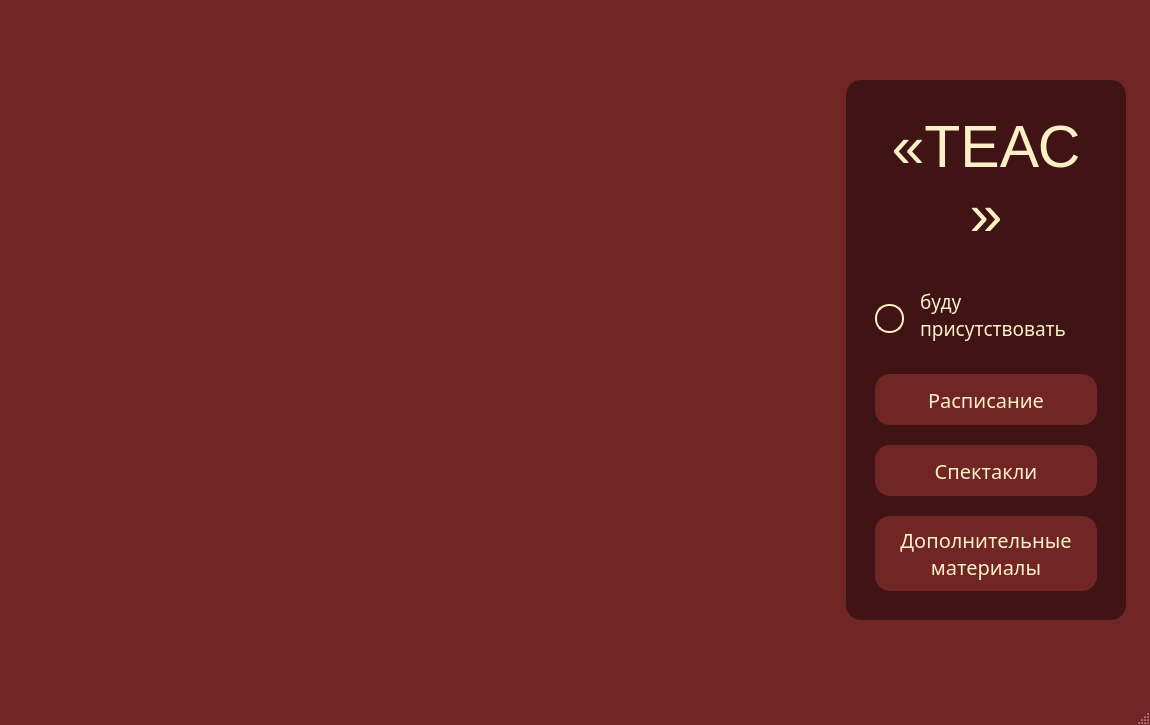
<?xml version="1.0" encoding="UTF-8"?>
<ui version="4.0">
 <class>MainWindow</class>
 <widget class="QMainWindow" name="MainWindow">
  <property name="geometry">
   <rect>
    <x>0</x>
    <y>0</y>
    <width>1150</width>
    <height>725</height>
   </rect>
  </property>
  <property name="sizePolicy">
   <sizepolicy hsizetype="Fixed" vsizetype="Maximum">
    <horstretch>0</horstretch>
    <verstretch>0</verstretch>
   </sizepolicy>
  </property>
  <property name="minimumSize">
   <size>
    <width>1150</width>
    <height>725</height>
   </size>
  </property>
  <property name="maximumSize">
   <size>
    <width>1150</width>
    <height>725</height>
   </size>
  </property>
  <property name="windowTitle">
   <string>MainWindow</string>
  </property>
  <property name="autoFillBackground">
   <bool>false</bool>
  </property>
  <property name="styleSheet">
   <string notr="true">QMainWindow{background-color: rgba(113, 37, 37, 1);}</string>
  </property>
  <property name="tabShape">
   <enum>QTabWidget::Rounded</enum>
  </property>
  <widget class="QWidget" name="centralwidget">
   <property name="layoutDirection">
    <enum>Qt::LeftToRight</enum>
   </property>
   <property name="styleSheet">
    <string notr="true">#centralwidget{
	background-color: rgba(113, 37, 37, 1);
	}</string>
   </property>
   <widget class="QWidget" name="horizontalLayoutWidget">
    <property name="geometry">
     <rect>
      <x>0</x>
      <y>0</y>
      <width>1151</width>
      <height>701</height>
     </rect>
    </property>
    <layout class="QHBoxLayout" name="horizontalLayout_3" stretch="1,0">
     <property name="spacing">
      <number>0</number>
     </property>
     <property name="sizeConstraint">
      <enum>QLayout::SetDefaultConstraint</enum>
     </property>
     <item>
      <widget class="QStackedWidget" name="stackedWidget">
       <property name="sizePolicy">
        <sizepolicy hsizetype="Maximum" vsizetype="Maximum">
         <horstretch>0</horstretch>
         <verstretch>0</verstretch>
        </sizepolicy>
       </property>
       <property name="maximumSize">
        <size>
         <width>800</width>
         <height>639</height>
        </size>
       </property>
       <widget class="QWidget" name="page"/>
       <widget class="QWidget" name="page_2"/>
      </widget>
     </item>
     <item>
      <widget class="QFrame" name="sideBar">
       <property name="sizePolicy">
        <sizepolicy hsizetype="Fixed" vsizetype="Fixed">
         <horstretch>0</horstretch>
         <verstretch>0</verstretch>
        </sizepolicy>
       </property>
       <property name="maximumSize">
        <size>
         <width>280</width>
         <height>540</height>
        </size>
       </property>
       <property name="focusPolicy">
        <enum>Qt::StrongFocus</enum>
       </property>
       <property name="styleSheet">
        <string notr="true">QFrame {
    background-color: rgba(64, 20, 20, 1);
    border-radius: 15px;
}</string>
       </property>
       <property name="frameShape">
        <enum>QFrame::NoFrame</enum>
       </property>
       <property name="frameShadow">
        <enum>QFrame::Raised</enum>
       </property>
       <property name="lineWidth">
        <number>0</number>
       </property>
       <layout class="QHBoxLayout" name="horizontalLayout_2">
        <property name="rightMargin">
         <number>9</number>
        </property>
        <item>
         <layout class="QVBoxLayout" name="verticalLayout" stretch="0,0">
          <property name="spacing">
           <number>30</number>
          </property>
          <property name="sizeConstraint">
           <enum>QLayout::SetMaximumSize</enum>
          </property>
          <property name="leftMargin">
           <number>20</number>
          </property>
          <property name="topMargin">
           <number>20</number>
          </property>
          <property name="rightMargin">
           <number>20</number>
          </property>
          <property name="bottomMargin">
           <number>20</number>
          </property>
          <item>
           <widget class="QTextBrowser" name="logoDisplay">
            <property name="sizePolicy">
             <sizepolicy hsizetype="Fixed" vsizetype="Fixed">
              <horstretch>0</horstretch>
              <verstretch>0</verstretch>
             </sizepolicy>
            </property>
            <property name="maximumSize">
             <size>
              <width>300</width>
              <height>145</height>
             </size>
            </property>
            <property name="layoutDirection">
             <enum>Qt::LeftToRight</enum>
            </property>
            <property name="frameShape">
             <enum>QFrame::NoFrame</enum>
            </property>
            <property name="verticalScrollBarPolicy">
             <enum>Qt::ScrollBarAlwaysOff</enum>
            </property>
            <property name="horizontalScrollBarPolicy">
             <enum>Qt::ScrollBarAlwaysOff</enum>
            </property>
            <property name="html">
             <string>&lt;!DOCTYPE HTML PUBLIC &quot;-//W3C//DTD HTML 4.0//EN&quot; &quot;http://www.w3.org/TR/REC-html40/strict.dtd&quot;&gt;
&lt;html&gt;&lt;head&gt;&lt;meta name=&quot;qrichtext&quot; content=&quot;1&quot; /&gt;&lt;style type=&quot;text/css&quot;&gt;
p, li { white-space: pre-wrap; }
&lt;/style&gt;&lt;/head&gt;&lt;body style=&quot; font-family:'MS Shell Dlg 2'; font-size:8.25pt; font-weight:400; font-style:normal;&quot;&gt;
&lt;p align=&quot;center&quot; style=&quot; margin-top:0px; margin-bottom:0px; margin-left:0px; margin-right:0px; -qt-block-indent:0; text-indent:0px;&quot;&gt;&lt;span style=&quot; font-family:'Martian Mono Condensed'; font-size:44pt; color:#fdefc8;&quot;&gt;«ТЕАС»&lt;/span&gt;&lt;/p&gt;
&lt;p align=&quot;center&quot; style=&quot; margin-top:0px; margin-bottom:0px; margin-left:0px; margin-right:0px; -qt-block-indent:0; text-indent:0px;&quot;&gt;&lt;span style=&quot; font-family:'Martian Mono Condensed'; font-size:14pt; color:#fdefc8;&quot;&gt;театральная студия&lt;/span&gt;&lt;/p&gt;
&lt;p align=&quot;center&quot; style=&quot;-qt-paragraph-type:empty; margin-top:0px; margin-bottom:0px; margin-left:0px; margin-right:0px; -qt-block-indent:0; text-indent:0px; font-family:'Martian Mono Condensed'; font-size:20pt; color:#fdefc8;&quot;&gt;&lt;br /&gt;&lt;/p&gt;&lt;/body&gt;&lt;/html&gt;</string>
            </property>
           </widget>
          </item>
          <item>
           <layout class="QVBoxLayout" name="verticalLayout_2" stretch="0,1,1,1">
            <property name="spacing">
             <number>20</number>
            </property>
            <property name="sizeConstraint">
             <enum>QLayout::SetFixedSize</enum>
            </property>
            <item>
             <layout class="QHBoxLayout" name="horizontalLayout">
              <property name="spacing">
               <number>0</number>
              </property>
              <property name="sizeConstraint">
               <enum>QLayout::SetDefaultConstraint</enum>
              </property>
              <item>
               <widget class="QRadioButton" name="partCheck">
                <property name="styleSheet">
                 <string notr="true">QRadioButton {
                color: rgba(0, 0, 0, 0);
                font-size: 14px;
                spacing: 12px;
				border-radius: 15px;
            }
            QRadioButton::indicator {
                width: 25px;
                height: 25px;
                border-radius: 14px;
            }
            QRadioButton::indicator:unchecked {
                border: 2px solid #FDEFC8;
                background-color: rgba(64, 20, 20, 1);
            }
            QRadioButton::indicator:checked {
                border: 2px solid #FDEFC8;
                background-color: #FDEFC8;
            }</string>
                </property>
                <property name="text">
                 <string/>
                </property>
               </widget>
              </item>
              <item>
               <widget class="QTextBrowser" name="partText">
                <property name="sizePolicy">
                 <sizepolicy hsizetype="Fixed" vsizetype="Fixed">
                  <horstretch>0</horstretch>
                  <verstretch>0</verstretch>
                 </sizepolicy>
                </property>
                <property name="maximumSize">
                 <size>
                  <width>270</width>
                  <height>70</height>
                 </size>
                </property>
                <property name="font">
                 <font>
                  <family>Martian Mono Condensed</family>
                 </font>
                </property>
                <property name="focusPolicy">
                 <enum>Qt::StrongFocus</enum>
                </property>
                <property name="acceptDrops">
                 <bool>true</bool>
                </property>
                <property name="frameShape">
                 <enum>QFrame::NoFrame</enum>
                </property>
                <property name="verticalScrollBarPolicy">
                 <enum>Qt::ScrollBarAlwaysOff</enum>
                </property>
                <property name="horizontalScrollBarPolicy">
                 <enum>Qt::ScrollBarAlwaysOff</enum>
                </property>
                <property name="sizeAdjustPolicy">
                 <enum>QAbstractScrollArea::AdjustIgnored</enum>
                </property>
                <property name="html">
                 <string>&lt;!DOCTYPE HTML PUBLIC &quot;-//W3C//DTD HTML 4.0//EN&quot; &quot;http://www.w3.org/TR/REC-html40/strict.dtd&quot;&gt;
&lt;html&gt;&lt;head&gt;&lt;meta name=&quot;qrichtext&quot; content=&quot;1&quot; /&gt;&lt;style type=&quot;text/css&quot;&gt;
p, li { white-space: pre-wrap; }
&lt;/style&gt;&lt;/head&gt;&lt;body style=&quot; font-family:'Martian Mono Condensed'; font-size:8.25pt; font-weight:400; font-style:normal;&quot;&gt;
&lt;p style=&quot; margin-top:0px; margin-bottom:0px; margin-left:0px; margin-right:0px; -qt-block-indent:0; text-indent:0px;&quot;&gt;&lt;span style=&quot; font-size:14pt; color:#fdefc8;&quot;&gt;буду&lt;/span&gt;&lt;/p&gt;
&lt;p style=&quot; margin-top:0px; margin-bottom:0px; margin-left:0px; margin-right:0px; -qt-block-indent:0; text-indent:0px;&quot;&gt;&lt;span style=&quot; font-size:14pt; color:#fdefc8;&quot;&gt;присутcтвовать&lt;/span&gt;&lt;/p&gt;&lt;/body&gt;&lt;/html&gt;</string>
                </property>
                <property name="overwriteMode">
                 <bool>true</bool>
                </property>
               </widget>
              </item>
             </layout>
            </item>
            <item>
             <widget class="QPushButton" name="shedButton">
              <property name="sizePolicy">
               <sizepolicy hsizetype="Preferred" vsizetype="Preferred">
                <horstretch>0</horstretch>
                <verstretch>0</verstretch>
               </sizepolicy>
              </property>
              <property name="sizeIncrement">
               <size>
                <width>0</width>
                <height>0</height>
               </size>
              </property>
              <property name="palette">
               <palette>
                <active>
                 <colorrole role="WindowText">
                  <brush brushstyle="SolidPattern">
                   <color alpha="255">
                    <red>253</red>
                    <green>239</green>
                    <blue>200</blue>
                   </color>
                  </brush>
                 </colorrole>
                 <colorrole role="Button">
                  <brush brushstyle="SolidPattern">
                   <color alpha="255">
                    <red>113</red>
                    <green>37</green>
                    <blue>37</blue>
                   </color>
                  </brush>
                 </colorrole>
                 <colorrole role="Text">
                  <brush brushstyle="SolidPattern">
                   <color alpha="255">
                    <red>253</red>
                    <green>239</green>
                    <blue>200</blue>
                   </color>
                  </brush>
                 </colorrole>
                 <colorrole role="ButtonText">
                  <brush brushstyle="SolidPattern">
                   <color alpha="255">
                    <red>253</red>
                    <green>239</green>
                    <blue>200</blue>
                   </color>
                  </brush>
                 </colorrole>
                 <colorrole role="Base">
                  <brush brushstyle="SolidPattern">
                   <color alpha="255">
                    <red>113</red>
                    <green>37</green>
                    <blue>37</blue>
                   </color>
                  </brush>
                 </colorrole>
                 <colorrole role="Window">
                  <brush brushstyle="SolidPattern">
                   <color alpha="255">
                    <red>113</red>
                    <green>37</green>
                    <blue>37</blue>
                   </color>
                  </brush>
                 </colorrole>
                </active>
                <inactive>
                 <colorrole role="WindowText">
                  <brush brushstyle="SolidPattern">
                   <color alpha="255">
                    <red>253</red>
                    <green>239</green>
                    <blue>200</blue>
                   </color>
                  </brush>
                 </colorrole>
                 <colorrole role="Button">
                  <brush brushstyle="SolidPattern">
                   <color alpha="255">
                    <red>113</red>
                    <green>37</green>
                    <blue>37</blue>
                   </color>
                  </brush>
                 </colorrole>
                 <colorrole role="Text">
                  <brush brushstyle="SolidPattern">
                   <color alpha="255">
                    <red>253</red>
                    <green>239</green>
                    <blue>200</blue>
                   </color>
                  </brush>
                 </colorrole>
                 <colorrole role="ButtonText">
                  <brush brushstyle="SolidPattern">
                   <color alpha="255">
                    <red>253</red>
                    <green>239</green>
                    <blue>200</blue>
                   </color>
                  </brush>
                 </colorrole>
                 <colorrole role="Base">
                  <brush brushstyle="SolidPattern">
                   <color alpha="255">
                    <red>113</red>
                    <green>37</green>
                    <blue>37</blue>
                   </color>
                  </brush>
                 </colorrole>
                 <colorrole role="Window">
                  <brush brushstyle="SolidPattern">
                   <color alpha="255">
                    <red>113</red>
                    <green>37</green>
                    <blue>37</blue>
                   </color>
                  </brush>
                 </colorrole>
                </inactive>
                <disabled>
                 <colorrole role="WindowText">
                  <brush brushstyle="SolidPattern">
                   <color alpha="255">
                    <red>253</red>
                    <green>239</green>
                    <blue>200</blue>
                   </color>
                  </brush>
                 </colorrole>
                 <colorrole role="Button">
                  <brush brushstyle="SolidPattern">
                   <color alpha="255">
                    <red>113</red>
                    <green>37</green>
                    <blue>37</blue>
                   </color>
                  </brush>
                 </colorrole>
                 <colorrole role="Text">
                  <brush brushstyle="SolidPattern">
                   <color alpha="255">
                    <red>253</red>
                    <green>239</green>
                    <blue>200</blue>
                   </color>
                  </brush>
                 </colorrole>
                 <colorrole role="ButtonText">
                  <brush brushstyle="SolidPattern">
                   <color alpha="255">
                    <red>253</red>
                    <green>239</green>
                    <blue>200</blue>
                   </color>
                  </brush>
                 </colorrole>
                 <colorrole role="Base">
                  <brush brushstyle="SolidPattern">
                   <color alpha="255">
                    <red>113</red>
                    <green>37</green>
                    <blue>37</blue>
                   </color>
                  </brush>
                 </colorrole>
                 <colorrole role="Window">
                  <brush brushstyle="SolidPattern">
                   <color alpha="255">
                    <red>113</red>
                    <green>37</green>
                    <blue>37</blue>
                   </color>
                  </brush>
                 </colorrole>
                </disabled>
               </palette>
              </property>
              <property name="font">
               <font>
                <family>Martian Mono Condensed</family>
                <pointsize>-1</pointsize>
               </font>
              </property>
              <property name="cursor">
               <cursorShape>PointingHandCursor</cursorShape>
              </property>
              <property name="layoutDirection">
               <enum>Qt::LeftToRight</enum>
              </property>
              <property name="styleSheet">
               <string notr="true">QPushButton {
    font-family: &quot;Martian Mono Condensed&quot;;
    font-size: 20px;
	color:#fdefc8;
	border-radius: 15px;
	background-color: rgba(113, 37, 37, 1);
	padding: 10px 20px;
}
        
QPushButton:hover {
        background-color: rgba(120, 41, 41, 1);
 }
QPushButton:pressed {
        background-color: rgba(85, 29, 29, 1);
    }</string>
              </property>
              <property name="text">
               <string>Расписание</string>
              </property>
              <property name="flat">
               <bool>false</bool>
              </property>
             </widget>
            </item>
            <item>
             <widget class="QPushButton" name="perfButton">
              <property name="sizePolicy">
               <sizepolicy hsizetype="Preferred" vsizetype="Preferred">
                <horstretch>0</horstretch>
                <verstretch>0</verstretch>
               </sizepolicy>
              </property>
              <property name="sizeIncrement">
               <size>
                <width>0</width>
                <height>0</height>
               </size>
              </property>
              <property name="palette">
               <palette>
                <active>
                 <colorrole role="WindowText">
                  <brush brushstyle="SolidPattern">
                   <color alpha="255">
                    <red>253</red>
                    <green>239</green>
                    <blue>200</blue>
                   </color>
                  </brush>
                 </colorrole>
                 <colorrole role="Button">
                  <brush brushstyle="SolidPattern">
                   <color alpha="255">
                    <red>113</red>
                    <green>37</green>
                    <blue>37</blue>
                   </color>
                  </brush>
                 </colorrole>
                 <colorrole role="Text">
                  <brush brushstyle="SolidPattern">
                   <color alpha="255">
                    <red>253</red>
                    <green>239</green>
                    <blue>200</blue>
                   </color>
                  </brush>
                 </colorrole>
                 <colorrole role="ButtonText">
                  <brush brushstyle="SolidPattern">
                   <color alpha="255">
                    <red>253</red>
                    <green>239</green>
                    <blue>200</blue>
                   </color>
                  </brush>
                 </colorrole>
                 <colorrole role="Base">
                  <brush brushstyle="SolidPattern">
                   <color alpha="255">
                    <red>113</red>
                    <green>37</green>
                    <blue>37</blue>
                   </color>
                  </brush>
                 </colorrole>
                 <colorrole role="Window">
                  <brush brushstyle="SolidPattern">
                   <color alpha="255">
                    <red>113</red>
                    <green>37</green>
                    <blue>37</blue>
                   </color>
                  </brush>
                 </colorrole>
                </active>
                <inactive>
                 <colorrole role="WindowText">
                  <brush brushstyle="SolidPattern">
                   <color alpha="255">
                    <red>253</red>
                    <green>239</green>
                    <blue>200</blue>
                   </color>
                  </brush>
                 </colorrole>
                 <colorrole role="Button">
                  <brush brushstyle="SolidPattern">
                   <color alpha="255">
                    <red>113</red>
                    <green>37</green>
                    <blue>37</blue>
                   </color>
                  </brush>
                 </colorrole>
                 <colorrole role="Text">
                  <brush brushstyle="SolidPattern">
                   <color alpha="255">
                    <red>253</red>
                    <green>239</green>
                    <blue>200</blue>
                   </color>
                  </brush>
                 </colorrole>
                 <colorrole role="ButtonText">
                  <brush brushstyle="SolidPattern">
                   <color alpha="255">
                    <red>253</red>
                    <green>239</green>
                    <blue>200</blue>
                   </color>
                  </brush>
                 </colorrole>
                 <colorrole role="Base">
                  <brush brushstyle="SolidPattern">
                   <color alpha="255">
                    <red>113</red>
                    <green>37</green>
                    <blue>37</blue>
                   </color>
                  </brush>
                 </colorrole>
                 <colorrole role="Window">
                  <brush brushstyle="SolidPattern">
                   <color alpha="255">
                    <red>113</red>
                    <green>37</green>
                    <blue>37</blue>
                   </color>
                  </brush>
                 </colorrole>
                </inactive>
                <disabled>
                 <colorrole role="WindowText">
                  <brush brushstyle="SolidPattern">
                   <color alpha="255">
                    <red>253</red>
                    <green>239</green>
                    <blue>200</blue>
                   </color>
                  </brush>
                 </colorrole>
                 <colorrole role="Button">
                  <brush brushstyle="SolidPattern">
                   <color alpha="255">
                    <red>113</red>
                    <green>37</green>
                    <blue>37</blue>
                   </color>
                  </brush>
                 </colorrole>
                 <colorrole role="Text">
                  <brush brushstyle="SolidPattern">
                   <color alpha="255">
                    <red>253</red>
                    <green>239</green>
                    <blue>200</blue>
                   </color>
                  </brush>
                 </colorrole>
                 <colorrole role="ButtonText">
                  <brush brushstyle="SolidPattern">
                   <color alpha="255">
                    <red>253</red>
                    <green>239</green>
                    <blue>200</blue>
                   </color>
                  </brush>
                 </colorrole>
                 <colorrole role="Base">
                  <brush brushstyle="SolidPattern">
                   <color alpha="255">
                    <red>113</red>
                    <green>37</green>
                    <blue>37</blue>
                   </color>
                  </brush>
                 </colorrole>
                 <colorrole role="Window">
                  <brush brushstyle="SolidPattern">
                   <color alpha="255">
                    <red>113</red>
                    <green>37</green>
                    <blue>37</blue>
                   </color>
                  </brush>
                 </colorrole>
                </disabled>
               </palette>
              </property>
              <property name="font">
               <font>
                <family>Martian Mono Condensed</family>
                <pointsize>-1</pointsize>
               </font>
              </property>
              <property name="cursor">
               <cursorShape>PointingHandCursor</cursorShape>
              </property>
              <property name="layoutDirection">
               <enum>Qt::LeftToRight</enum>
              </property>
              <property name="styleSheet">
               <string notr="true">QPushButton {
    font-family: &quot;Martian Mono Condensed&quot;;
    font-size: 20px;
	color:#fdefc8;
	border-radius: 15px;
	background-color: rgba(113, 37, 37, 1);
	padding: 10px 20px;
}
        
QPushButton:hover {
        background-color: rgba(120, 41, 41, 1);
 }
QPushButton:pressed {
        background-color: rgba(85, 29, 29, 1);
    }</string>
              </property>
              <property name="text">
               <string>Спектакли</string>
              </property>
              <property name="flat">
               <bool>false</bool>
              </property>
             </widget>
            </item>
            <item>
             <widget class="QPushButton" name="additButton">
              <property name="sizePolicy">
               <sizepolicy hsizetype="Preferred" vsizetype="Preferred">
                <horstretch>0</horstretch>
                <verstretch>0</verstretch>
               </sizepolicy>
              </property>
              <property name="sizeIncrement">
               <size>
                <width>0</width>
                <height>0</height>
               </size>
              </property>
              <property name="palette">
               <palette>
                <active>
                 <colorrole role="WindowText">
                  <brush brushstyle="SolidPattern">
                   <color alpha="255">
                    <red>253</red>
                    <green>239</green>
                    <blue>200</blue>
                   </color>
                  </brush>
                 </colorrole>
                 <colorrole role="Button">
                  <brush brushstyle="SolidPattern">
                   <color alpha="255">
                    <red>113</red>
                    <green>37</green>
                    <blue>37</blue>
                   </color>
                  </brush>
                 </colorrole>
                 <colorrole role="Text">
                  <brush brushstyle="SolidPattern">
                   <color alpha="255">
                    <red>253</red>
                    <green>239</green>
                    <blue>200</blue>
                   </color>
                  </brush>
                 </colorrole>
                 <colorrole role="ButtonText">
                  <brush brushstyle="SolidPattern">
                   <color alpha="255">
                    <red>253</red>
                    <green>239</green>
                    <blue>200</blue>
                   </color>
                  </brush>
                 </colorrole>
                 <colorrole role="Base">
                  <brush brushstyle="SolidPattern">
                   <color alpha="255">
                    <red>113</red>
                    <green>37</green>
                    <blue>37</blue>
                   </color>
                  </brush>
                 </colorrole>
                 <colorrole role="Window">
                  <brush brushstyle="SolidPattern">
                   <color alpha="255">
                    <red>113</red>
                    <green>37</green>
                    <blue>37</blue>
                   </color>
                  </brush>
                 </colorrole>
                </active>
                <inactive>
                 <colorrole role="WindowText">
                  <brush brushstyle="SolidPattern">
                   <color alpha="255">
                    <red>253</red>
                    <green>239</green>
                    <blue>200</blue>
                   </color>
                  </brush>
                 </colorrole>
                 <colorrole role="Button">
                  <brush brushstyle="SolidPattern">
                   <color alpha="255">
                    <red>113</red>
                    <green>37</green>
                    <blue>37</blue>
                   </color>
                  </brush>
                 </colorrole>
                 <colorrole role="Text">
                  <brush brushstyle="SolidPattern">
                   <color alpha="255">
                    <red>253</red>
                    <green>239</green>
                    <blue>200</blue>
                   </color>
                  </brush>
                 </colorrole>
                 <colorrole role="ButtonText">
                  <brush brushstyle="SolidPattern">
                   <color alpha="255">
                    <red>253</red>
                    <green>239</green>
                    <blue>200</blue>
                   </color>
                  </brush>
                 </colorrole>
                 <colorrole role="Base">
                  <brush brushstyle="SolidPattern">
                   <color alpha="255">
                    <red>113</red>
                    <green>37</green>
                    <blue>37</blue>
                   </color>
                  </brush>
                 </colorrole>
                 <colorrole role="Window">
                  <brush brushstyle="SolidPattern">
                   <color alpha="255">
                    <red>113</red>
                    <green>37</green>
                    <blue>37</blue>
                   </color>
                  </brush>
                 </colorrole>
                </inactive>
                <disabled>
                 <colorrole role="WindowText">
                  <brush brushstyle="SolidPattern">
                   <color alpha="255">
                    <red>253</red>
                    <green>239</green>
                    <blue>200</blue>
                   </color>
                  </brush>
                 </colorrole>
                 <colorrole role="Button">
                  <brush brushstyle="SolidPattern">
                   <color alpha="255">
                    <red>113</red>
                    <green>37</green>
                    <blue>37</blue>
                   </color>
                  </brush>
                 </colorrole>
                 <colorrole role="Text">
                  <brush brushstyle="SolidPattern">
                   <color alpha="255">
                    <red>253</red>
                    <green>239</green>
                    <blue>200</blue>
                   </color>
                  </brush>
                 </colorrole>
                 <colorrole role="ButtonText">
                  <brush brushstyle="SolidPattern">
                   <color alpha="255">
                    <red>253</red>
                    <green>239</green>
                    <blue>200</blue>
                   </color>
                  </brush>
                 </colorrole>
                 <colorrole role="Base">
                  <brush brushstyle="SolidPattern">
                   <color alpha="255">
                    <red>113</red>
                    <green>37</green>
                    <blue>37</blue>
                   </color>
                  </brush>
                 </colorrole>
                 <colorrole role="Window">
                  <brush brushstyle="SolidPattern">
                   <color alpha="255">
                    <red>113</red>
                    <green>37</green>
                    <blue>37</blue>
                   </color>
                  </brush>
                 </colorrole>
                </disabled>
               </palette>
              </property>
              <property name="font">
               <font>
                <family>Martian Mono Condensed</family>
                <pointsize>-1</pointsize>
               </font>
              </property>
              <property name="cursor">
               <cursorShape>PointingHandCursor</cursorShape>
              </property>
              <property name="layoutDirection">
               <enum>Qt::LeftToRight</enum>
              </property>
              <property name="styleSheet">
               <string notr="true">QPushButton {
    font-family: &quot;Martian Mono Condensed&quot;;
    font-size: 20px;
	color:#fdefc8;
	border-radius: 15px;
	background-color: rgba(113, 37, 37, 1);
	padding: 10px 20px;
}
        
QPushButton:hover {
        background-color: rgba(120, 41, 41, 1);
 }
QPushButton:pressed {
        background-color: rgba(85, 29, 29, 1);
    }</string>
              </property>
              <property name="text">
               <string>Дополнительные
материалы</string>
              </property>
              <property name="flat">
               <bool>false</bool>
              </property>
             </widget>
            </item>
           </layout>
          </item>
         </layout>
        </item>
       </layout>
      </widget>
     </item>
    </layout>
   </widget>
  </widget>
  <widget class="QStatusBar" name="statusbar"/>
 </widget>
 <resources/>
 <connections/>
</ui>
